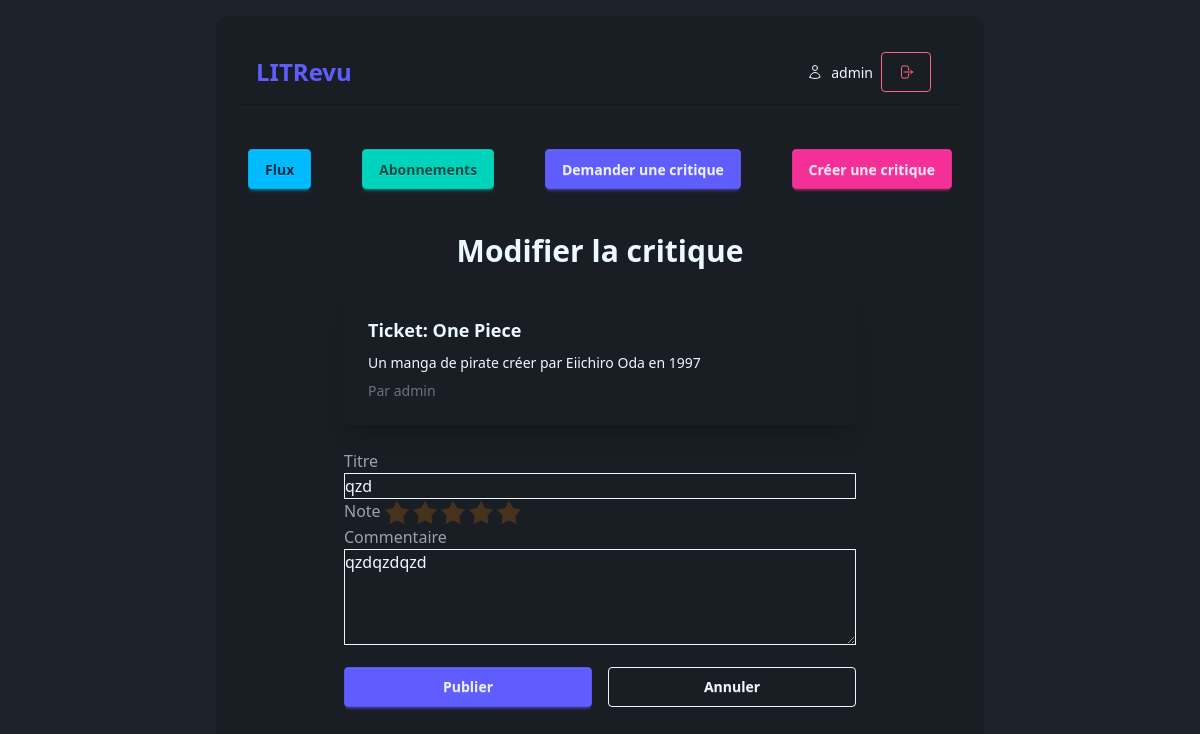
Page /reviews/review/10/edit/ (signed in) on the committed database.
### authentication/models.py (models this page shows)
class User(AbstractUser):
    pass

### reviews/models.py (models this page shows)
class Ticket(models.Model):
    title = models.CharField(max_length=128)
    description = models.TextField(max_length=2048, blank=True)
    user = models.ForeignKey(to=settings.AUTH_USER_MODEL, on_delete=models.CASCADE)
    image = models.ImageField(null=True, blank=True)
    time_created = models.DateTimeField(auto_now_add=True)

class Review(models.Model):
    ticket = models.ForeignKey(to=Ticket, on_delete=models.CASCADE)
    rating = models.PositiveSmallIntegerField(
        validators=[MinValueValidator(0), MaxValueValidator(5)]
    )
    headline = models.CharField(max_length=128)
    body = models.CharField(max_length=8192, blank=True)
    user = models.ForeignKey(to=settings.AUTH_USER_MODEL, on_delete=models.CASCADE)
    time_created = models.DateTimeField(auto_now_add=True)

### reviews/views.py (the view)
# urls.py: path('review/<int:review_id>/edit/', views.update_review, name='update_review'),
@login_required
def update_review(request, review_id):
    review = get_object_or_404(Review, id=review_id)
    if review.user != request.user:
        return HttpResponseForbidden(
            "Vous n'êtes pas autorisé à modifier cette critique."
        )
    if request.method == "POST":
        form = ReviewForm(request.POST, instance=review)
        if form.is_valid():
            form.save()
            return redirect("home")
    else:
        form = ReviewForm(instance=review)
    return render(
        request,
        "reviews/review_form.html",
        {"form": form, "ticket": review.ticket, "title": "Modifier la critique"},
    )

### reviews/forms.py (shortened to what this page needs)
class ReviewForm(forms.ModelForm):
    class Meta:
        model = Review
        fields = ['headline', 'rating', 'body']
        labels = {
            'headline': 'Titre',
            'rating': 'Note',
            'body': 'Commentaire',
        }
        widgets = {
            'rating': forms.RadioSelect(choices=[(i, str(i)) for i in range(1, 6)]),
            'body': forms.Textarea(attrs={'rows': 4}),
        }
    def __init__(self, *args, **kwargs):
        super().__init__(*args, **kwargs)
        self.fields['rating'].required = False

### reviews/templates/reviews/review_form.html (shortened to what this page needs)
{% extends "base.html" %}
{% block content %}
<div class="flex flex-col items-center justify-center w-full p-6">
    <h2 class="text-3xl font-bold mb-6 text-center">{{ title }}</h2>
    <div class="card w-full max-w-lg bg-base-200 shadow-xl mb-6">
        <div class="card-body">
            <h3 class="card-title">Ticket: {{ ticket.title }}</h3>
            <p>{{ ticket.description }}</p>
            <p class="text-sm text-gray-500">Par {{ ticket.user.username }}</p>
        </div>
    </div>
    <form method="post" class="form-control w-full max-w-lg gap-4">
        {% for field in form %}
        <div>
            <label class="label">
                <span class="label-text">{{ field.label }}</span>
            </label>
            {% if field.name == 'rating' %}
            <div class="rating gap-1">
                {% for radio in field %}
                <input type="radio" name="{{ field.name }}" value="{{ radio.data.value }}"
                    class="mask mask-star-2 bg-orange-400" {% if radio.data.selected %}checked{% endif %} />
                {% endfor %}
            </div>
            {% else %}
            <div
                class="[&>input]:input [&>input]:input-bordered [&>input]:w-full [&>textarea]:textarea [&>textarea]:textarea-bordered [&>textarea]:w-full [&>textarea]:h-24">
                {{ field }}
            </div>
            {% endif %}
        </div>
        {% endfor %}
        <div class="flex gap-4 mt-4">
            <button type="submit" class="btn btn-primary flex-1">Publier</button>
            <a href="{% url 'home' %}" class="btn btn-outline flex-1">Annuler</a>
        </div>
    </form>
</div>
{% endblock %}

### templates/base.html (shortened to what this page needs)
<!DOCTYPE html>
<html lang="en" data-theme="dark">
<head>
    <link href="https://cdn.jsdelivr.net/npm/daisyui@5" rel="stylesheet" type="text/css" />
    <script src="https://cdn.jsdelivr.net/npm/@tailwindcss/browser@4"></script>
    <link href="https://cdn.jsdelivr.net/npm/daisyui@5/themes.css" rel="stylesheet" type="text/css" />
</head>
<body>
    <div class="flex justify-center w-full">
        <div class="flex flex-col max-w-3xl w-full min-w-xs bg-base-200 rounded-xl sm:m-4 sm:p-6 p-0">
            {% if user.is_authenticated %}
            <div class="flex justify-between items-center w-full mb-6 p-4 border-b border-base-300 pb-4">
                <a href="{% url 'home' %}" class="text-2xl font-bold text-primary">LITRevu</a>
                <div class="badge badge-ghost gap-2 p-3">
                    {{ user.username }}
                    <a href="{% url 'logout' %}" class="btn btn-outline btn-error">
                    </a>
                </div>
            </div>
            <div class="flex justify-between max-w-4xl min-w-xs gap-2 items-center my-5 mx-2 sm:flex-row flex-col">
                <a href="{% url 'home' %}" class="btn btn-info w-full sm:w-auto max-w-100">Flux</a>
                <a href="{% url 'follow_users' %}" class="btn btn-accent w-full sm:w-auto max-w-100">Abonnements</a>
                <a href="{% url 'create_ticket' %}" class="btn btn-primary w-full sm:w-auto max-w-100">Demander une critique</a>
                <a href="{% url 'create_ticket_and_review' %}" class="btn btn-secondary w-full sm:w-auto max-w-100">Créer une critique</a>
            </div>
            {% endif %}
            <div class="w-full h-fit">
                {% block content %}
                {% endblock %}
            </div>
        </div>
    </div>
</body>
</html>

### rows in the picture
User: username "admin"
Ticket: title "One Piece", description "Un manga de pirate créer par Eiichiro Oda en 1997", user.username "admin"
Review: form "qzd" "qzdqzdqzd"

### other values in the picture
{{ title }} "Modifier la critique"
{{ field.label }} "Titre" "Note" "Commentaire"
